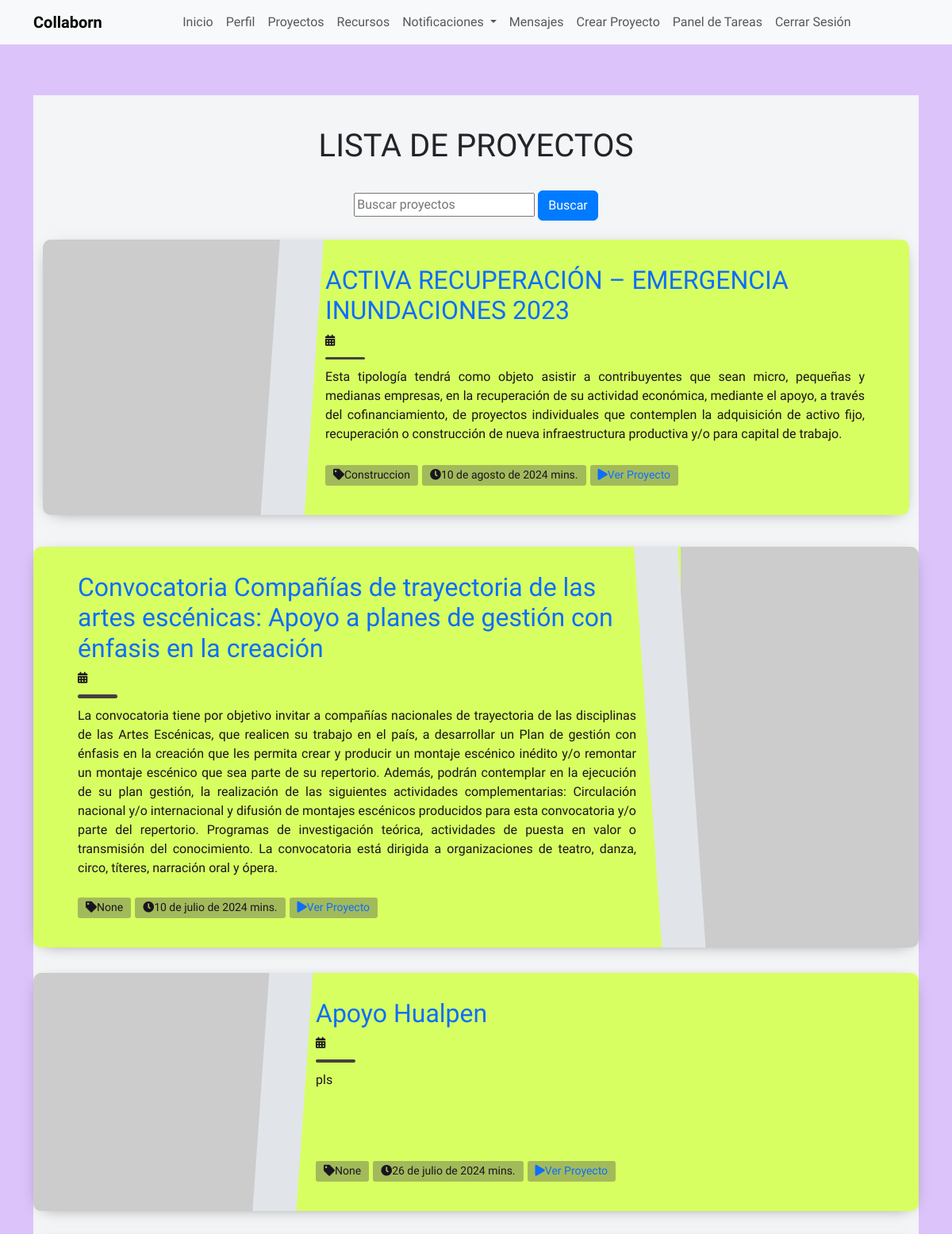
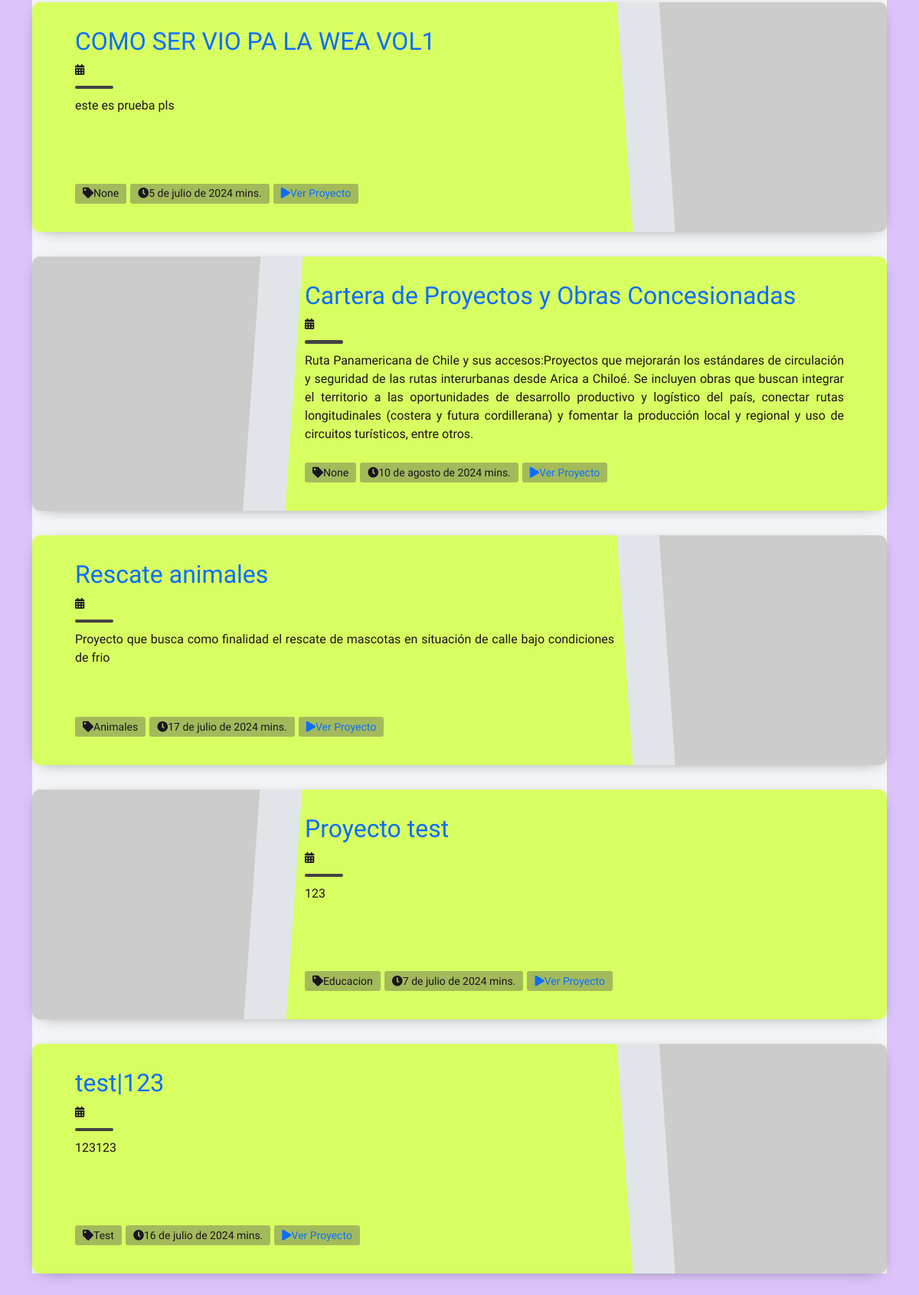
Screenshot of /proyectos/ (signed in) with the database file from the repository (2 pictures, top to bottom).
### myapp/models.py (models this page shows, shortened)
class Proyecto(models.Model):
    nombre = models.CharField(max_length=200)
    descripcion = models.TextField()
    fecha_inicio = models.DateField()
    fecha_fin = models.DateField()
    ciudad = models.CharField(max_length=100, blank=True, null=True)
    imagen = models.ImageField(upload_to='proyectos/', blank=True, null=True)
    categoria = models.CharField(max_length=100, blank=True, null=True)
    creador = models.ForeignKey(User, on_delete=models.CASCADE)

### myapp/views.py (the view)
# urls.py: path('proyectos/', views.proyecto_list, name='proyecto_list'),
@login_required
def proyecto_list(request):
    query = request.GET.get('q', '')
    if query:
        proyectos = Proyecto.objects.filter(
            Q(nombre__icontains=query) | Q(descripcion__icontains=query)
        )
    else:
        proyectos = Proyecto.objects.all()
    return render(request, 'myapp/proyecto_list.html', {'proyectos': proyectos})

### myapp/templates/myapp/proyecto_list.html (shortened to what this page needs)
{% extends 'myapp/base.html' %}
{% load static %}
{% block content %}
<!DOCTYPE html>
<html lang="en">
<head>
    <link rel="stylesheet" href="{% static 'css/proyecto_list.css' %}">
</head>
<body>
<section class="light">
    <div class="container py-2">
        <div class="h1 text-center text-dark" id="pageHeaderTitle">Lista de Proyectos</div>
        <form method="get" class="text-center my-4">
            <input type="text" name="q" placeholder="Buscar proyectos" value="{{ request.GET.q }}">
            <button type="submit" class="btn btn-primary">Buscar</button>
        </form>
        {% for proyecto in proyectos %}
        <article class="postcard light blue">
            <a class="postcard__img_link" href="#">
                <img class="postcard__img" src="https://picsum.photos/1000/1000" alt="Project Image" />
            </a>
            <div class="postcard__text t-dark">
                <h1 class="postcard__title blue"><a href="{% url 'proyecto_detail' proyecto.id %}">{{ proyecto.nombre }}</a></h1>
                <div class="postcard__subtitle small">
                    <time datetime="{{ proyecto.fecha_creacion }}">
                        <i class="fas fa-calendar-alt mr-2"></i>{{ proyecto.fecha_creacion }}
                    </time>
                </div>
                <div class="postcard__bar"></div>
                <div class="postcard__preview-txt">{{ proyecto.descripcion }}</div>
                <ul class="postcard__tagbox">
                    <li class="tag__item"><i class="fas fa-tag mr-2"></i>{{ proyecto.categoria }}</li>
                    <li class="tag__item"><i class="fas fa-clock mr-2"></i>{{ proyecto.fecha_fin}} mins.</li>
                    <li class="tag__item play blue">
                        <a href="#"><i class="fas fa-play mr-2"></i>Ver Proyecto</a>
                    </li>
                </ul>
                </div>
            </div>
        </article>
        {% endfor %}
</section>
</body>
</html>
{% endblock %}

### myapp/static/css/style.css (style rules this page uses)
body { padding-top: 20px; }
.btn-primary { background-color: #007bff; border-color: #007bff; }

### myapp/static/css/ver_perfil.css (style rules this page uses)
body { margin-top: 20px; background: #dcdcdc; }

### myapp/static/css/register.css (style rules this page uses)
body { background-color: #dcc4fa; }

### myapp/static/css/proyecto_list.css (style rules this page uses)
body { font-family: "Baloo 2", cursive; font-size: 16px; color: #ffffff; text-rendering: optimizeLegibility; font-weight: initial; }
.light { background: #f3f5f7; }
a, a:hover { text-decoration: none; transition: color 0.3s ease-in-out; }
#pageHeaderTitle { margin: 2rem 0; text-transform: uppercase; text-align: center; font-size: 2.5rem; }
.postcard { flex-wrap: wrap; display: flex; box-shadow: 0 4px 21px -12px rgba(0, 0, 0, 0.66); border-radius: 10px; margin: 0 0 2rem 0; overflow: hidden; position: relative; color: #ffffff; }
.postcard.light { background-color: #d8ff61; }
.t-dark { color: #18151f; }
.postcard__title { font-size: 1.75rem; }
.postcard__img { max-height: 180px; width: 100%; object-fit: cover; position: relative; }
.postcard__img_link { display: contents; }
.postcard__bar { width: 50px; height: 10px; margin: 10px 0; border-radius: 5px; background-color: #424242; transition: width 0.2s ease; }
.postcard__text { padding: 1.5rem; position: relative; display: flex; flex-direction: column; }
.postcard__preview-txt { overflow: hidden; text-overflow: ellipsis; text-align: justify; height: 100%; }
.postcard__tagbox { display: flex; flex-flow: row wrap; font-size: 14px; margin: 20px 0 0 0; padding: 0; justify-content: center; }
.postcard__tagbox .tag__item { display: inline-block; background: rgba(83, 83, 83, 0.4); border-radius: 3px; padding: 2.5px 10px; margin: 0 5px 5px 0; cursor: default; user-select: none; transition: background-color 0.3s; }
@media screen and (min-width: 769px) { .postcard { flex-wrap: inherit; } }
@media screen and (min-width: 769px) { .postcard__title { font-size: 2rem; } }
@media screen and (min-width: 769px) { .postcard__tagbox { justify-content: start; } }
@media screen and (min-width: 769px) { .postcard__img { max-width: 300px; max-height: 100%; transition: transform 0.3s ease; } }
@media screen and (min-width: 769px) { .postcard__text { padding: 3rem; width: 100%; } }
@media screen and (min-width: 769px) { .postcard__text::before { content: ""; position: absolute; display: block; background: #18151f; top: -20%; height: 130%; width: 55px; } }
@media screen and (min-width: 769px) { .postcard:nth-child(2n+1) { flex-direction: row; } }
@media screen and (min-width: 769px) { .postcard:nth-child(2n+0) { flex-direction: row-reverse; } }
@media screen and (min-width: 769px) { .postcard:nth-child(2n+1) .postcard__text::before { left: -12px !important; transform: rotate(4deg); } }
@media screen and (min-width: 769px) { .postcard:nth-child(2n+0) .postcard__text::before { right: -12px !important; transform: rotate(-4deg); } }
@media screen and (min-width: 1024px) { .postcard__text { padding: 2rem 3.5rem; } }
@media screen and (min-width: 1024px) { .postcard__text::before { content: ""; position: absolute; display: block; top: -20%; height: 130%; width: 55px; } }
@media screen and (min-width: 1024px) { .postcard.light .postcard__text::before { background: #e1e5ea; } }

### myapp/templates/myapp/base.html (style rules this page uses)
body { background-color: #dcc4fa; }

### rows the page displays
Proyecto: nombre "ACTIVA RECUPERACIÓN – EMERGENCIA INUNDACIONES 2023", descripcion "Esta tipología tendrá como objeto asistir a contribuyentes que sean micro, pequeñas y medianas empresas, en la recuperación de su actividad económica, mediante el apoyo, a través del cofinanciamiento, de proyectos individuales que contemplen la adquisición de activo fijo, recuperación o construcción de nueva infraestructura productiva y/o para capital de trabajo.", categoria "Construccion", fecha_fin "10 de agosto de 2024"
Proyecto: nombre "Convocatoria Compañías de trayectoria de las artes escénicas: Apoyo a planes de gestión con énfasis en la creación", descripcion "La convocatoria tiene por objetivo invitar a compañías nacionales de trayectoria de las disciplinas de las Artes Escénicas, que realicen su trabajo en el país, a desarrollar un Plan de gestión con énfasis en la creación que les permita crear y producir un montaje escénico inédito y/o remontar un montaje escénico que sea parte de su repertorio. Además, podrán contemplar en la ejecución de su plan gestión, la realización de las siguientes actividades complementarias: Circulación nacional y/o internacional y difusión de montajes escénicos producidos para esta convocatoria y/o parte del repertorio. Programas de investigación teórica, actividades de puesta en valor o transmisión del…", categoria "None", fecha_fin "10 de julio de 2024"
Proyecto: nombre "Apoyo Hualpen", descripcion "pls", categoria "None", fecha_fin "26 de julio de 2024"
Proyecto: nombre "COMO SER VIO PA LA WEA VOL1", descripcion "este es prueba pls", categoria "None", fecha_fin "5 de julio de 2024"
Proyecto: nombre "Cartera de Proyectos y Obras Concesionadas", descripcion "Ruta Panamericana de Chile y sus accesos:Proyectos que mejorarán los estándares de circulación y seguridad de las rutas interurbanas desde Arica a Chiloé. Se incluyen obras que buscan integrar el territorio a las oportunidades de desarrollo productivo y logístico del país, conectar rutas longitudinales (costera y futura cordillerana) y fomentar la producción local y regional y uso de circuitos turísticos, entre otros.", categoria "None", fecha_fin "10 de agosto de 2024"
Proyecto: nombre "Rescate animales", descripcion "Proyecto que busca como finalidad el rescate de mascotas en situación de calle bajo condiciones de frio", categoria "Animales", fecha_fin "17 de julio de 2024"
Proyecto: nombre "Proyecto test", descripcion "123", categoria "Educacion", fecha_fin "7 de julio de 2024"
Proyecto: nombre "test|123", descripcion "123123", categoria "Test", fecha_fin "16 de julio de 2024"
